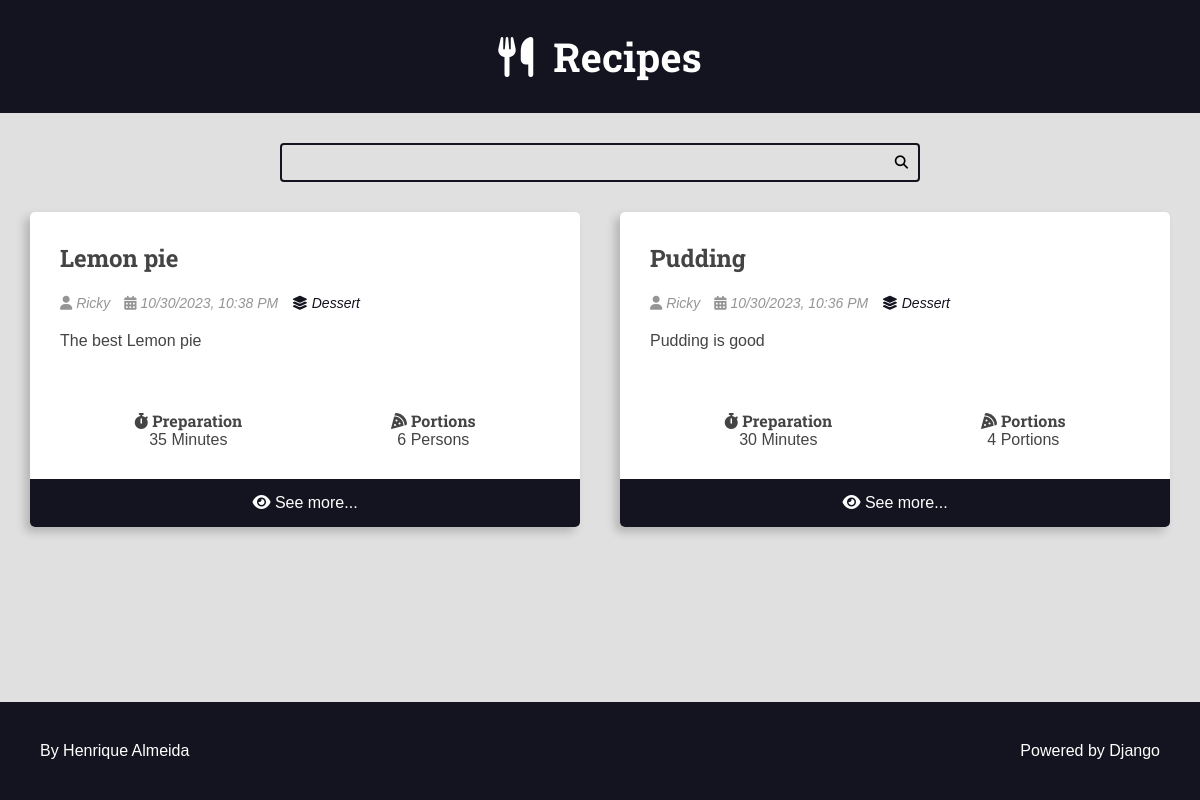
Page /recipes/category/4/ on the committed database.
### recipes/models.py (models this page shows, shortened)
class Recipe(models.Model):
    title = models.CharField(max_length=65)
    description = models.CharField(max_length=165)
    slug = models.SlugField(unique=True)
    preparation_time = models.IntegerField()
    preparation_time_unit = models.CharField(max_length=65)
    servings = models.IntegerField()
    servings_unit = models.CharField(max_length=65)
    preparation_steps = models.TextField()
    preparation_steps_is_html = models.BooleanField(default=False)
    created_at = models.DateTimeField(auto_now_add=True)
    updated_at = models.DateTimeField(auto_now=True)
    is_published = models.BooleanField(default=False)
    cover = models.ImageField(
        upload_to='recipes/covers/%Y/%m/%d/', blank=True, default=''
    )
    category = models.ForeignKey(
        Category, on_delete=models.SET_NULL, null=True, blank=True,
        default=None,
    )
    author = models.ForeignKey(
        User, on_delete=models.SET_NULL, null=True, blank=True, default=None,
    )

class Category(models.Model):
    name = models.CharField(max_length=65)

### recipes/views.py (the view)
def category(request, category_id):
    recipes = get_list_or_404(Recipe.objects.filter(
        category__id=category_id, is_published=True
    ).order_by('-id'))
    context = {
        'recipes': recipes,
        'title': f'{recipes[0].category.name}',  # type:ignore
    }
    return render(request, 'recipes/pages/category.html', context=context)

### recipes/templates/recipes/pages/category.html (shortened to what this page needs)
{% extends 'global/base.html' %}
{% block content %}
  <div class="main-content main-content-list container">
    {% for recipe in recipes %}
      {% include 'recipes/partials/recipe.html' %}
    {% endfor %}
  </div>
{% endblock content %}

### recipes/templates/recipes/partials/recipe.html (shortened to what this page needs)
<div class="recipe recipe-list-item">
  <div class="recipe-title-container">
    <h2 class="recipe-title">
      <a href="{% url 'recipes:recipe' recipe.id %}">
        {{ recipe.title }}
      </a>
    </h2>
  </div>
  <div class="recipe-author">
    {% if recipe.author.first_name is not None%}
    <span class="recipe-author-item">
      <i class="fas fa-user"></i>
      {% if recipe.author.first_name %}
      {{ recipe.author.first_name }} {{ recipe.author.last_name }}
      {% else %}
      {{ recipe.author.username}}
      {% endif %}
    </span>
    {% endif %}
    <span class="recipe-author-item">
      <i class="fas fa-calendar-alt"></i>
      {{ recipe.created_at|date:"m/d/Y" }}, {{ recipe.created_at|date:'h:i A' }}
    </span>
    {% if recipe.category is not None %}
    <span class="recipe-author-item">
      <a href="{% url 'recipes:category' recipe.category.id%}">
        <i class="fas fa-layer-group"></i>
        <span>{{ recipe.category.name }}</span>
      </a>
    </span>
    {% endif %}
  </div>
  <div class="recipe-content">
    <p>{{ recipe.description }}</p>
  </div>
  <div class="recipe-meta-container">
    <div class="recipe-meta recipe-preparation">
      <h3 class="recipe-meta-title"><i class="fas fa-stopwatch"></i> Preparation</h3>
      <div class="recipe-meta-text">
        {{ recipe.preparation_time }} {{ recipe.preparation_time_unit }}
      </div>
    </div>
    <div class="recipe-meta recipe-servings">
      <h3 class="recipe-meta-title"><i class="fas fa-pizza-slice"></i> Portions</h3>
      <div class="recipe-meta-text">
        {{ recipe.servings }} {{ recipe.servings_unit }}
      </div>
    </div>
  </div>
  {% if is_detail_page is not True %}
  <footer class="recipe-footer">
    <a href="{% url 'recipes:recipe' recipe.id %}" target="_blank"
      class="recipe-read-more button button-dark button-full-width">
      <i class="fas fa-eye"></i>
      <span>See more...</span>
    </a>
  </footer>
  {% endif %}
</div>

### recipes/static/recipes/css/styles.css (style rules this page uses)
:root { --color-primary: #269fe6; --color-primary-hover: #2086c2; --color-primary-dark: #13141f; --color-primary-dark-hover: #212336; --color-primary-light: #d4ecfa; --color-primary-light-hover: #bdd8e7; --color-white: #fff; --color-black: #000; --color-dark-text: #444; --color-info-light: #cce5ff; --color-debug-light: #cce5ff; --color-success-light: #d4edda; --color-alert-light: #fff3cd; --color-warning-light: #fff3cd; --color-error-light: #f8d7da; --color-info-dark: #4d86c4; --color-debug-dark: #4d86c4; --color-success-dark: #4a9c5d; --color-alert-dark: #927f40; --color-warning-dark: #927f40; --color-error-dark: #da525d; --color-gray-0: #f9f9f9; --color-gray-1: #e0e0e0; --color-gray-2: #c7c7c7; --color-gray-3: #aeaeae; --color-gray-4: #959595; --color-gray-5: #7d7d7d; --color-gray-6: #646464; --color-gray-7: #4b4b4b; --color-gray-8: #323232; --color-gray-9: #191919; --font-primary: sans-serif; --font-headings: 'Roboto Slab', serif; --spacing-gutter-medium: 3rem; --spacing-gutter-large: 4rem; }
* { padding: 0; margin: 0; box-sizing: border-box; }
html { font-size: 62.5%; height: 100%; min-height: 100%; }
body { font-size: 1.6rem; font-family: var(--font-primary); background: var(--color-gray-1); color: var(--color-dark-text); display: flex; flex-direction: column; min-height: 100% }
h1, h2, h3, h4, h5, h6 { font-family: var(--font-headings); }
.container { max-width: 144rem; margin: 0 auto; padding: var(--spacing-gutter-medium); }
.main-content { padding-top: 0; }
.main-content-list { display: grid; grid-template-columns: repeat(auto-fit, minmax(340px, 1fr)); gap: var(--spacing-gutter-large) }
.recipe { background: var(--color-white); box-shadow: -5px 5px 10px rgba(0, 0, 0, .2); transform: scale(1); transition: all 300ms ease-in-out; border-radius: .5rem; overflow: hidden; }
.recipe-list-item { max-width: 64rem; height: fit-content; }
.recipe-title-container { padding: var(--spacing-gutter-medium); padding-bottom: 2rem; }
.recipe-title-container a { text-decoration: none; color: var(--color-dark-text); }
.recipe-author { padding: 0 var(--spacing-gutter-medium); }
.recipe-content { padding: var(--spacing-gutter-medium); padding-top: 2rem; }
.recipe-author-item { color: var(--color-gray-4); margin-right: 1rem; font-style: italic; font-size: 1.4rem; }
.recipe-author a { color: var(--color-primary-dark); transition: all 300ms ease-in-out; text-decoration: none; }
.recipe-meta-container { display: flex; flex-flow: row wrap; padding: var(--spacing-gutter-medium); }
.recipe-meta { display: flex; flex-flow: column nowrap; flex-shrink: 1; flex-grow: 1; text-align: center; }
.recipe-meta-title { font-size: 1.6rem; }
.recipe-footer a { background: var(--color-primary-dark); display: block; color: var(--color-white); text-decoration: none; text-align: center; padding: 1.5rem var(--spacing-gutter-medium); transition: all 300ms ease-in-out; }

### rows in the picture
Recipe: title "Lemon pie", author.first_name "Ricky", created_at "10/30/2023", created_at "10:38 PM", category.name "Dessert", description "The best Lemon pie", preparation_time "35", preparation_time_unit "Minutes", servings "6", servings_unit "Persons"
Recipe: title "Pudding", author.first_name "Ricky", created_at "10/30/2023", created_at "10:36 PM", category.name "Dessert", description "Pudding is good", preparation_time "30", preparation_time_unit "Minutes", servings "4", servings_unit "Portions"
